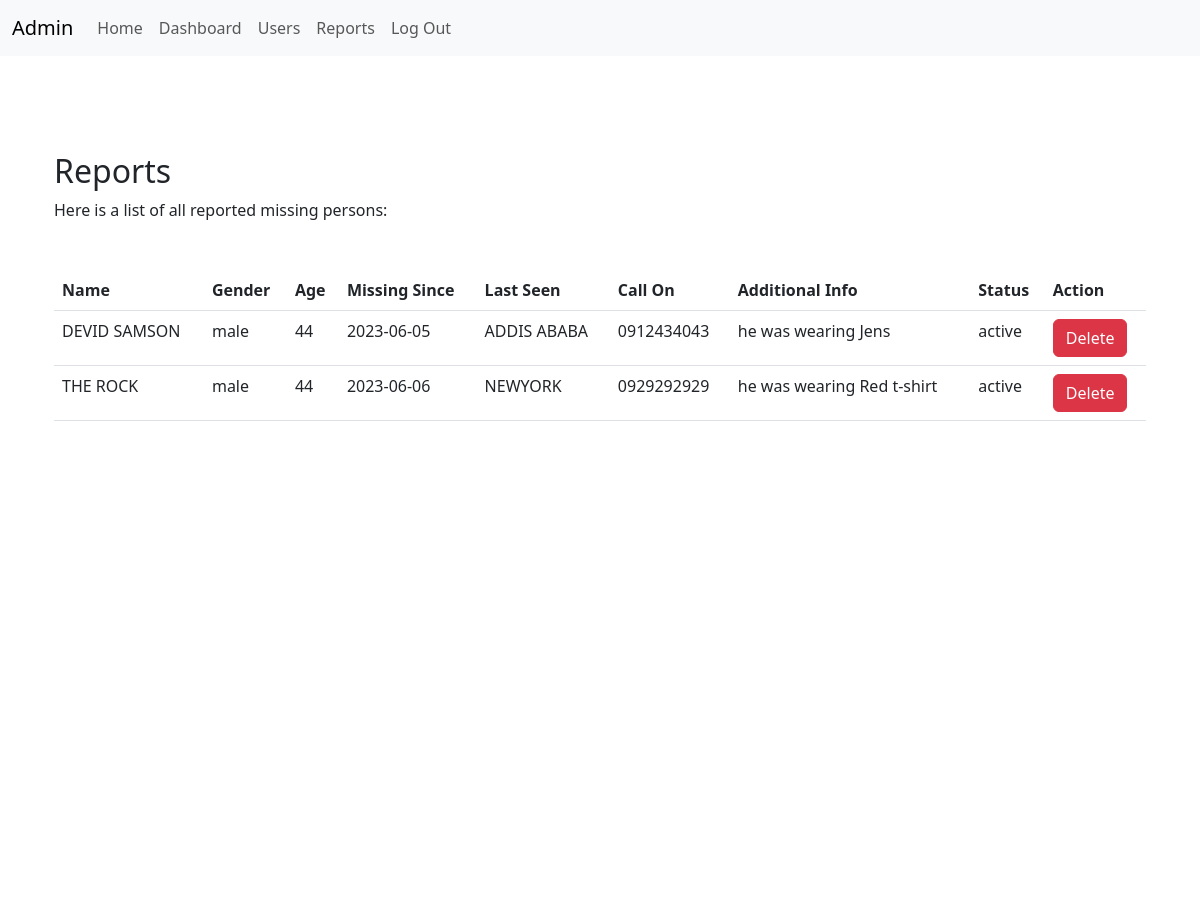
/admin/reports (signed in, upper part), run on an earlier commit of the app's database.
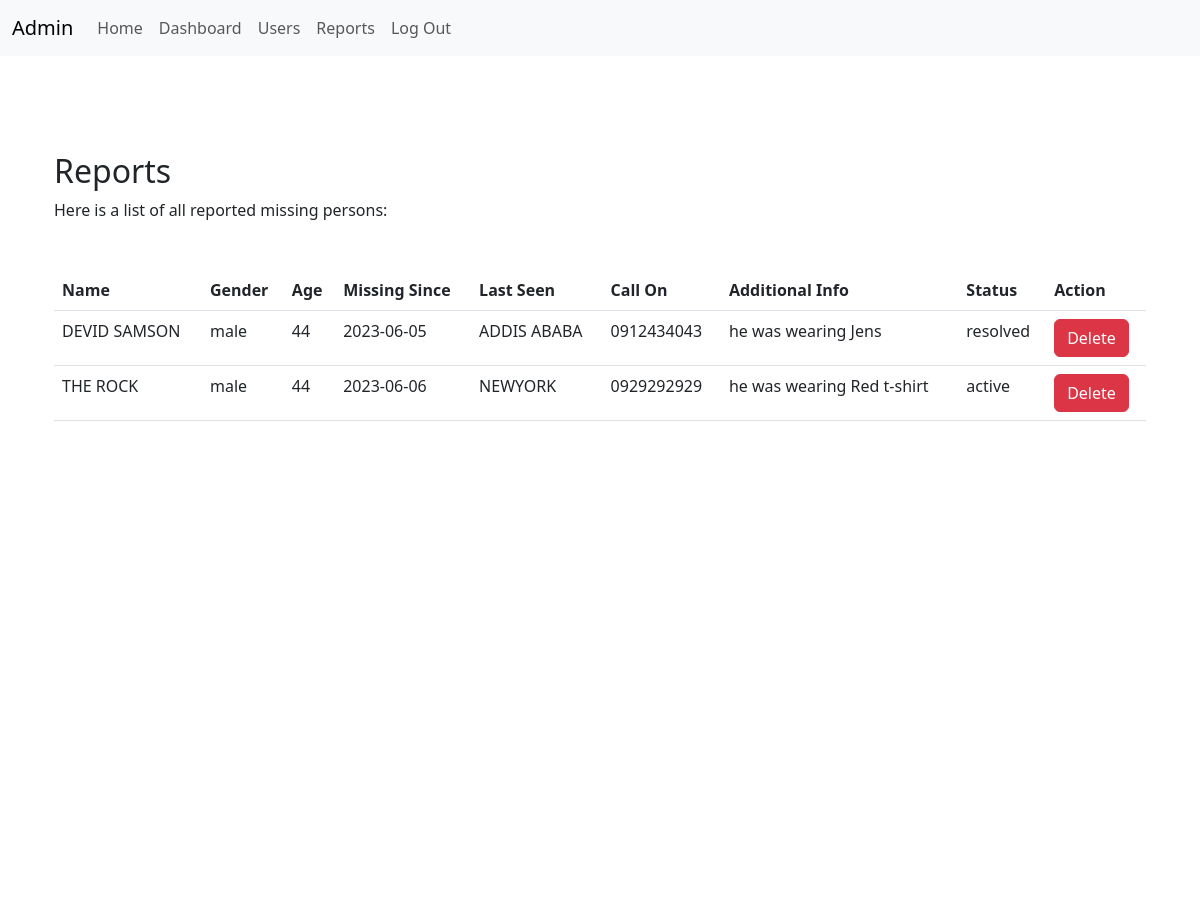
And on a later commit of the database.
### tables this page shows
CREATE TABLE post (
  id INTEGER PRIMARY KEY AUTOINCREMENT,
  finder_id INTEGER NOT NULL,
  created TIMESTAMP NOT NULL DEFAULT CURRENT_TIMESTAMP,
  missed_name TEXT NOT NULL,
  since TEXT NOT NULL,
  missing_from TEXT NOT NULL,
  gender TEXT NOT NULL,
  age TEXT NOT NULL,
  call_on TEXT NOT NULL,
  additional_info TEXT NOT NULL,
  photo_url TEXT NOT NULL,
  status TEXT NOT NULL DEFAULT 'active',
  FOREIGN KEY (finder_id) REFERENCES user (id)
);

### missing/admin.py (the view)
@bp.route('/reports')
@login_required_role(1)  # '1' is the role_id for the admin role
def reports():
    db = get_db()
    reports = db.execute('SELECT * FROM post').fetchall()
    return render_template('admin/reports.html', reports=reports)

### missing/auth.py (called while the page is built)
def login_required_role(role_id):
    def decorator(f):
        @functools.wraps(f)
        def wrapped_view(*args, **kwargs):
            if g.user is None:
                return redirect(url_for('auth.login'))
            if g.user['role_id'] != role_id:
                return redirect(url_for('auth.unauthorized'))
            return f(*args, **kwargs)
        return wrapped_view
    return decorator

@bp.before_app_request
def load_logged_in_user():
    user_id = session.get('user_id')
    if user_id is None:
        g.user = None
    else:
        db = get_db()
        g.user = db.execute(
            'SELECT * FROM user WHERE id = ?', (user_id,)
        ).fetchone()

### missing/db.py (called while the page is built)
def get_db():
    if 'db' not in g:
        g.db = sqlite3.connect(
            current_app.config['DATABASE'],
            detect_types=sqlite3.PARSE_DECLTYPES
        )
        g.db.row_factory = sqlite3.Row
    return g.db

### missing/templates/admin/reports.html (shortened to what this page needs)
{% extends "admin/layout.html" %}
{% block content %}
  <div class="container mt-5">
    <h2>Reports</h2>
    <p>Here is a list of all reported missing persons:</p>
    <div class="table-responsive mt-5">
      <table class="table">
        <thead>
          <tr>
            <th>Name</th>
            <th>Gender</th>
            <th>Age</th>
            <th>Missing Since</th>
            <th>Last Seen</th>
            <th>Call On</th>
            <th>Additional Info</th>
            <th>Status</th>
            <th>Action</th>
          </tr>
        </thead>
        <tbody>
          {% for post in reports %}
            <tr>
              <td>{{ post['missed_name'] }}</td>
              <td>{{ post['gender'] }}</td>
              <td>{{ post['age'] }}</td>
              <td>{{ post['since'] }}</td>
              <td>{{ post['missing_from'] }}</td>
              <td>{{ post['call_on'] }}</td>
              <td>{{ post['additional_info']}}</td>
              <td>{{ post['status'] }}</td>
              <td>
                <form action="{{ url_for('blog.delete', id=post.id) }}" method="post" onsubmit="return confirm('Are you sure?');">
                  <button class="btn btn-danger" type="submit">Delete</button>
              </form>
              </td>
            </tr>
          {% endfor %}
        </tbody>
      </table>
    </div>
  </div>
{% endblock %}

What changed in the data, as far as the page shows it:
changed post "DEVID SAMSON": status "active" → "resolved"
